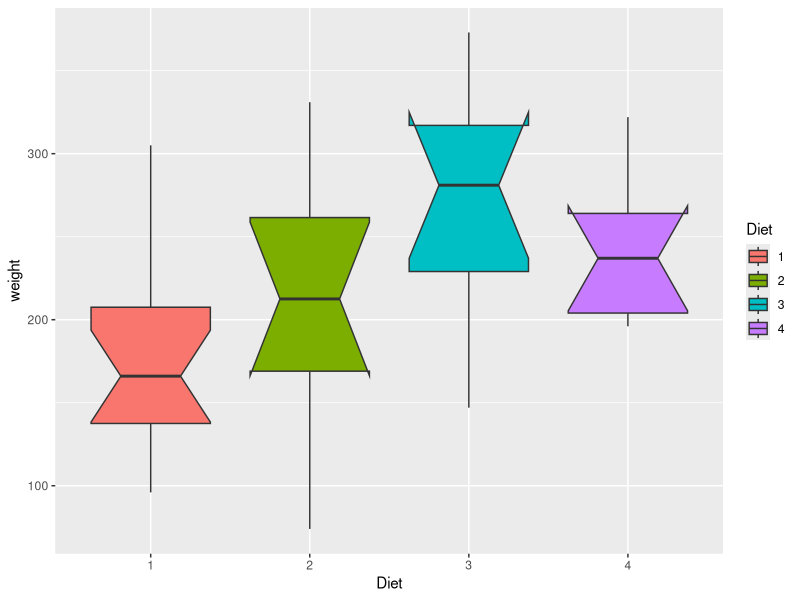
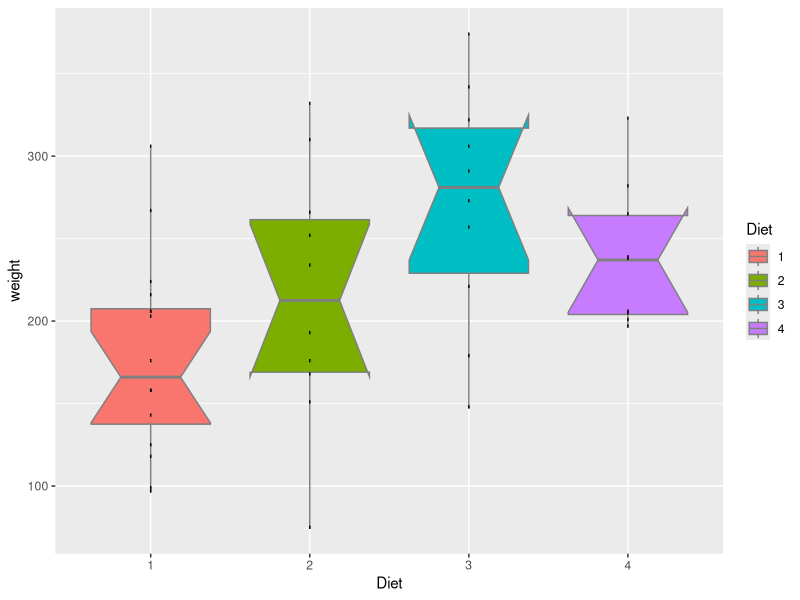
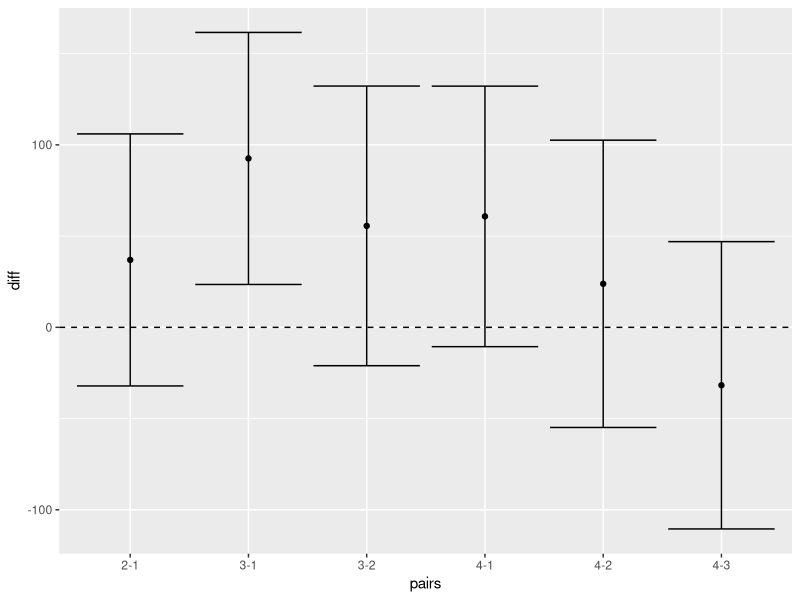
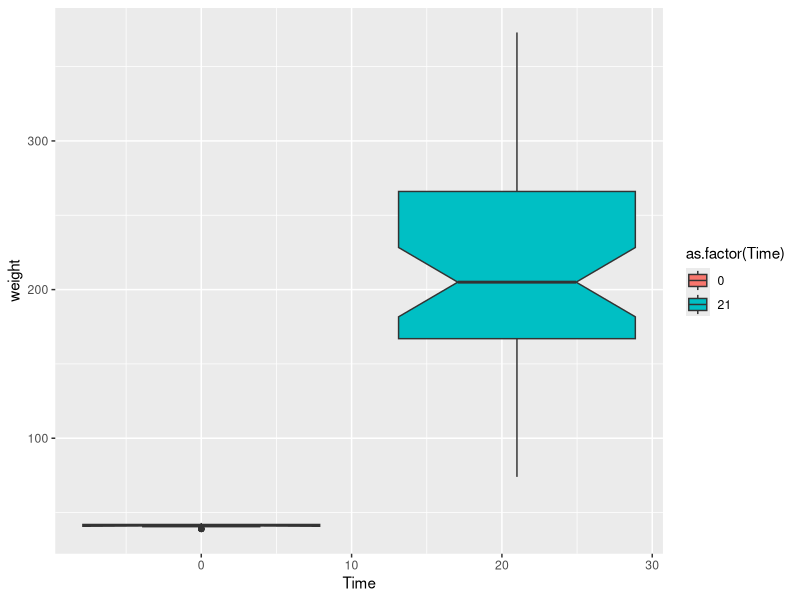
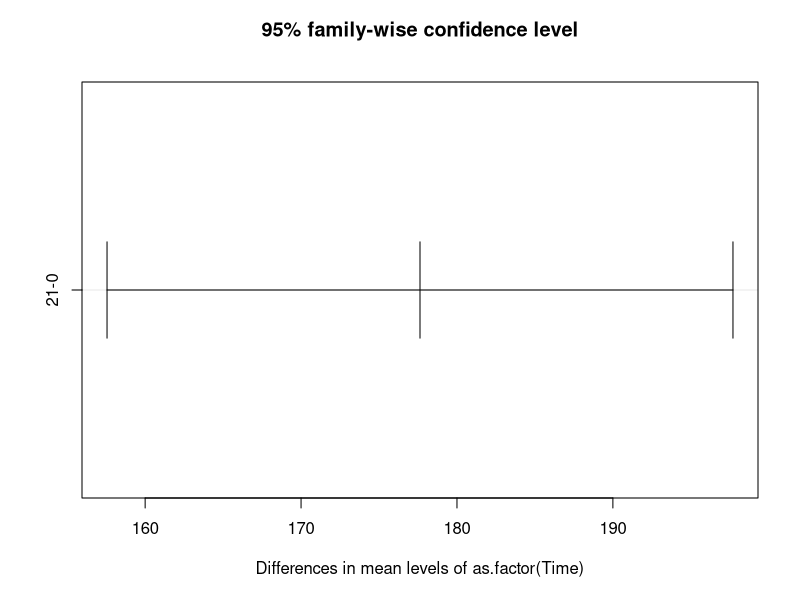

Recreate these plots in R, in order. (Note: this script raises an error after producing the figures.)
#Day_3 script
#Luvuyo Kani
#Anovas
#19 April 2018

library(tidyverse)
library(ggplot2)



# t-test ------------------------------------------------------------------


# First grab the data
chicks <- as_tibble(ChickWeight)

# Then subset out only the sample sets to be compared
chicks_sub <- chicks %>% 
  filter(Diet %in% c(1, 2), Time == 21)

#t-test
t.test(weight ~ Diet, data = chicks_sub)



# 1 way ANOVA -------------------------------------------------------------

#Research question: is there a difference in chicken mass attained after 
#21 days after the chickens having been fed four different diets?

#Null hypothesis: There is no difference in chicken mass at 21 days after having 
#been fed 1 of 4 different diets. 

chicks_21 <- chicks %>% 
  filter(Time == 21)

chicks.aov1 <- aov(weight ~ Diet, data = chicks_21)
summary(chicks.aov1)

ggplot(chicks_21, aes(x = Diet, y = weight))+
  geom_boxplot(aes(fill = Diet), notch = TRUE)

#Tukey HSD test

TukeyHSD(chicks.aov1)

#Boxplot
ggplot(chicks_21, aes(x = Diet, y = weight, fill = Diet))+
  geom_boxplot(notch = TRUE, colour = "grey50")+
  geom_segment(aes(x = Diet, xend = Diet, y = weight, yend = weight+2))

#segments showing confidence interval


 chicks_tukey <- as.data.frame(TukeyHSD(aov(weight ~ Diet, data = chicks_21))$Diet)

 chicks_tukey$pairs <- as.factor(row.names(chicks_tukey))
 
 ggplot(chicks_tukey,aes(x = pairs, y = diff))+
   geom_point()+
   geom_errorbar(aes(ymin = lwr, 
                     ymax = upr))+
   geom_hline(yintercept = 0, linetype = "dashed")
  
 

# Multiple factor ANOVA ---------------------------------------------------

#H0: There is no change in chicken mass (kg) from day 1  to 21.
 
 chicks_1_21 <- ChickWeight %>% 
   filter(Time %in% c(0,21))
 
 ggplot(data = chicks_1_21,aes(x = Time, y = weight))+
   geom_boxplot(notch = T, aes(fill = as.factor(Time)))

 #Perform a Tukey post-hoc test
 TukeyHSD((aov(weight ~ as.factor(Time), data = chicks_1_21)))

 #Look at the confidence intervals
 plot(TukeyHSD((aov(weight ~ as.factor(Time), data = chicks_1_21))))
 
 #Look at day 0 and 21 for both Time and diet
 summary(aov(weight ~ Diet + as.factor(Time), data = ChickWeight))

 #note the increase in the degrees of freedom for the time factor
 #but no increase for the d.f for diet
 
 #now look at the interactions BETWEEN factors
 summary(aov(weight ~ Diet * as.factor(Time), data =  filter(ChickWeight, Time)))


#Create a line graph to help explain this concept
 #first create mean values by time and  diet
 chicks_mean <- ChickWeight %>% 
   group_by(Diet, Time) %>% 
   summarise(weight_mean = mean(weight, na.rm = TRUE))
 ggplot()









